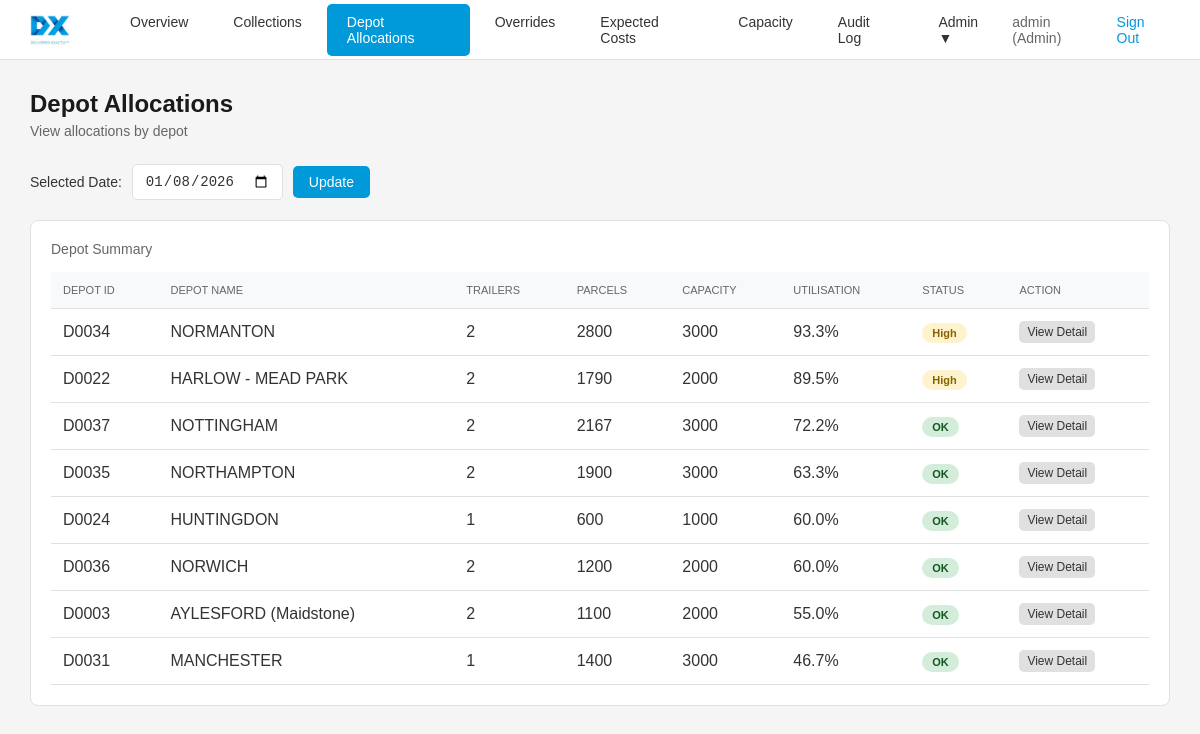
Page /depot-allocations (signed in) on the committed database.
### app/models.py (models this page shows)
class User(Base):
    __tablename__ = "users"
    id = Column(Integer, primary_key=True, index=True)
    username = Column(String(50), unique=True, index=True, nullable=False)
    email = Column(String(100), unique=True, index=True, nullable=False)
    password_hash = Column(String(255), nullable=False)
    role = Column(String(20), nullable=False, default="Viewer")  # Admin, Operator, Viewer
    is_active = Column(Boolean, default=True)
    last_login = Column(DateTime, nullable=True)
    created_at = Column(DateTime, default=datetime.utcnow)

class CPDepotDistance(Base):
    __tablename__ = "cp_depot_distances"
    id = Column(Integer, primary_key=True, index=True)
    cpid = Column(String(20), ForeignKey("collection_points.cpid"), nullable=False)
    depot_id = Column(String(20), ForeignKey("depots.depot_id"), nullable=False)
    distance_miles = Column(Float, nullable=False)
    rank = Column(Integer, nullable=False)

class Depot(Base):
    __tablename__ = "depots"
    id = Column(Integer, primary_key=True, index=True)
    depot_id = Column(String(20), unique=True, index=True, nullable=False)
    name = Column(String(100), nullable=False)
    latitude = Column(Float, nullable=False)
    longitude = Column(Float, nullable=False)
    daily_capacity = Column(Integer, nullable=False, default=10000)
    is_active = Column(Boolean, default=True)

class ManualOverride(Base):
    __tablename__ = "manual_overrides"
    id = Column(Integer, primary_key=True, index=True)
    date = Column(Date, nullable=False, index=True)
    cpid = Column(String(20), ForeignKey("collection_points.cpid"), nullable=False)
    trailer_number = Column(Integer, nullable=False)
    to_depot_id = Column(String(20), ForeignKey("depots.depot_id"), nullable=False)
    created_by = Column(Integer, ForeignKey("users.id"), nullable=False)
    created_at = Column(DateTime, default=datetime.utcnow)

### app/main.py (the view)
@app.get("/depot-allocations")
def depot_allocations_page(
    request: Request,
    db: Session = Depends(get_db),
    date_str: str = Query(None, alias="date"),
    depot_id: str = Query(None, alias="depot")
):
    user = get_current_user_from_cookie(request, db)
    if not user:
        return RedirectResponse(url="/login", status_code=303)
    selected_date = date.today()
    if date_str:
        try:
            selected_date = datetime.strptime(date_str, "%Y-%m-%d").date()
        except ValueError:
            pass
    allocations, _ = get_allocations(db, selected_date)
    capacity_overrides = db.query(CapacityOverride).filter(CapacityOverride.date == selected_date).all()
    capacity_override_map = {co.depot_id: co.override_capacity for co in capacity_overrides}
    depot_data = {}
    for alloc in allocations:
        did = alloc['depot_id']
        if did not in depot_data:
            depot = db.query(Depot).filter(Depot.depot_id == did).first()
            capacity = capacity_override_map.get(did, depot.daily_capacity if depot else 0)
            depot_data[did] = {
                'depot_id': did,
                'name': alloc['depot_name'],
                'capacity': capacity,
                'has_override': did in capacity_override_map,
                'allocated_parcels': 0,
                'trailer_count': 0,
                'allocations': []
            }
        depot_data[did]['allocated_parcels'] += alloc['parcels']
        depot_data[did]['trailer_count'] += 1
        depot_data[did]['allocations'].append(alloc)
    for did in depot_data:
        cap = depot_data[did]['capacity']
        alloc_parcels = depot_data[did]['allocated_parcels']
        depot_data[did]['utilisation'] = (alloc_parcels / cap * 100) if cap > 0 else 0
    depot_summary = sorted(depot_data.values(), key=lambda x: x['utilisation'], reverse=True)
    selected_depot = None
    if depot_id and depot_id in depot_data:
        selected_depot = depot_data[depot_id]
    return templates.TemplateResponse("depot_allocations.html", {
        "request": request,
        "user": user,
        "active_page": "depot-allocations",
        "selected_date": selected_date.strftime("%Y-%m-%d"),
        "depot_summary": depot_summary,
        "selected_depot": selected_depot
    })

### app/templates/depot_allocations.html (shortened to what this page needs)
{% extends "base.html" %}
{% block content %}
<div class="page-header">
    <h2>Depot Allocations</h2>
    <p>View allocations by depot</p>
</div>
<div class="date-selector" style="margin-bottom: 20px;">
    <label for="selected-date">Selected Date:</label>
    <input type="date" id="selected-date" value="{{ selected_date }}">
    <button class="btn btn-primary" onclick="changeDate()">Update</button>
</div>
{% if depot_summary %}
<div class="card">
    <div class="card-header">
        <h3>Depot Summary</h3>
    </div>
    <table>
        <thead>
            <tr>
                <th>Depot ID</th>
                <th>Depot Name</th>
                <th>Trailers</th>
                <th>Parcels</th>
                <th>Capacity</th>
                <th>Utilisation</th>
                <th>Status</th>
                <th>Action</th>
            </tr>
        </thead>
        <tbody>
            {% for depot in depot_summary %}
            <tr style="{% if selected_depot and selected_depot.depot_id == depot.depot_id %}background-color: #e8f4fc;{% endif %}">
                <td>{{ depot.depot_id }}</td>
                <td>{{ depot.name }}</td>
                <td>{{ depot.trailer_count }}</td>
                <td>{{ depot.allocated_parcels }}</td>
                <td>{{ depot.capacity }}</td>
                <td>{{ "%.1f"|format(depot.utilisation) }}%</td>
                <td>
                    {% if depot.utilisation >= 100 %}
                    <span class="badge badge-danger">Over Capacity</span>
                    {% elif depot.utilisation >= 80 %}
                    <span class="badge badge-warning">High</span>
                    {% else %}
                    <span class="badge badge-success">OK</span>
                    {% endif %}
                </td>
                <td>
                    <a href="/depot-allocations?date={{ selected_date }}&depot={{ depot.depot_id }}" class="btn btn-secondary" style="padding: 4px 8px; font-size: 12px;">View Detail</a>
                </td>
            </tr>
            {% endfor %}
        </tbody>
    </table>
</div>
{% else %}
<div class="card">
    <p style="color: #a0a0a0; text-align: center; padding: 40px;">
        No allocations for this date.
    </p>
</div>
{% endif %}
{% endblock %}

### app/templates/base.html (shortened to what this page needs)
<!DOCTYPE html>
<html lang="en">
<head>
    <link rel="stylesheet" href="https://unpkg.com/leaflet@1.9.4/dist/leaflet.css" />
</head>
<body>
    <header class="header">
        <div class="header-left">
            <img src="/static/dx_freight_logo.jpg" alt="DX" class="logo">
            <ul class="nav-menu">
                <li><a href="/dashboard{% if selected_date %}?date={{ selected_date }}{% endif %}" class="{% if active_page == 'dashboard' %}active{% endif %}">Overview</a></li>
                <li><a href="/collections{% if selected_date %}?date={{ selected_date }}{% endif %}" class="{% if active_page == 'collections' %}active{% endif %}">Collections</a></li>
                <li><a href="/depot-allocations{% if selected_date %}?date={{ selected_date }}{% endif %}" class="{% if active_page == 'depot-allocations' %}active{% endif %}">Depot Allocations</a></li>
                <li><a href="/overrides{% if selected_date %}?date={{ selected_date }}{% endif %}" class="{% if active_page == 'overrides' %}active{% endif %}">Overrides</a></li>
                <li><a href="/expected-costs{% if selected_date %}?date={{ selected_date }}{% endif %}" class="{% if active_page == 'expected-costs' %}active{% endif %}">Expected Costs</a></li>
                {% if user.role in ['Admin', 'Operator'] %}
                <li><a href="/capacity-overrides{% if selected_date %}?date={{ selected_date }}{% endif %}" class="{% if active_page == 'capacity-overrides' %}active{% endif %}">Capacity</a></li>
                {% endif %}
                <li><a href="/audit-log" class="{% if active_page == 'audit-log' %}active{% endif %}">Audit Log</a></li>
                {% if user.role == 'Admin' %}
                <li class="admin-menu">
                    <a href="#" class="{% if active_page in ['users', 'setup', 'import-volumes'] %}active{% endif %}">Admin ▼</a>
                </li>
                {% elif user.role == 'Operator' %}
                <li><a href="/import-volumes" class="{% if active_page == 'import-volumes' %}active{% endif %}">Import</a></li>
                {% endif %}
            </ul>
        </div>
        <div class="header-right">
            <span>{{ user.username }} ({{ user.role }})</span>
            <a href="/logout">Sign Out</a>
        </div>
    </header>
    <main class="main-content">
        {% block content %}{% endblock %}
    </main>
</body>
</html>

### app/templates/base.html (style rules this page uses)
* { margin: 0; padding: 0; box-sizing: border-box; }
body { font-family: Arial, sans-serif; background-color: #f5f5f5; color: #333333; min-height: 100vh; }
.header { background-color: #ffffff; border-bottom: 1px solid #e0e0e0; padding: 0 30px; display: flex; align-items: center; justify-content: space-between; height: 60px; position: fixed; top: 0; left: 0; right: 0; z-index: 1000; }
.header-left { display: flex; align-items: center; gap: 40px; }
.logo { height: 40px; }
.nav-menu { display: flex; list-style: none; gap: 5px; }
.nav-menu a { display: block; padding: 10px 20px; color: #333333; text-decoration: none; border-radius: 5px; transition: all 0.3s; font-size: 14px; }
.nav-menu a.active { background-color: #0099da; color: #ffffff; }
.header-right { display: flex; align-items: center; gap: 15px; font-size: 14px; }
.header-right span { color: #666666; }
.header-right a { color: #0099da; text-decoration: none; }
.main-content { margin-top: 60px; padding: 30px; }
.page-header { margin-bottom: 25px; }
.page-header h2 { font-size: 24px; color: #1a1a1a; margin-bottom: 5px; }
.page-header p { color: #666666; font-size: 14px; }
.card { background-color: #ffffff; border-radius: 8px; border: 1px solid #e0e0e0; padding: 20px; margin-bottom: 20px; }
.card-header { display: flex; justify-content: space-between; align-items: center; margin-bottom: 15px; }
.card-header h3 { font-size: 14px; color: #666666; font-weight: normal; }
table { width: 100%; border-collapse: collapse; }
th, td { padding: 12px; text-align: left; border-bottom: 1px solid #e0e0e0; }
th { background-color: #f8f9fa; font-weight: normal; color: #666666; font-size: 11px; text-transform: uppercase; }
.badge { padding: 4px 10px; border-radius: 12px; font-size: 11px; font-weight: bold; }
.badge-success { background-color: #d4edda; color: #155724; }
.badge-warning { background-color: #fff3cd; color: #856404; }
.btn { padding: 8px 16px; border: none; border-radius: 5px; cursor: pointer; font-size: 14px; transition: opacity 0.3s; text-decoration: none; display: inline-block; }
.btn-primary { background-color: #0099da; color: #ffffff; }
.btn-secondary { background-color: #e0e0e0; color: #333333; }
.date-selector { display: flex; align-items: center; gap: 10px; margin-bottom: 20px; }
.date-selector label { font-size: 14px; color: #333333; }
.date-selector input[type="date"] { padding: 8px 12px; border: 1px solid #e0e0e0; border-radius: 5px; background-color: #ffffff; color: #333333; font-size: 14px; }
input, select { padding: 10px; border: 1px solid #e0e0e0; border-radius: 5px; background-color: #ffffff; color: #333333; font-size: 14px; }
.admin-menu { position: relative; display: inline-block; }

### rows in the picture
User: username "admin", role "Admin"
CPDepotDistance: depot_id "D0034"
Depot: name "NORMANTON", capacity "3000"
CPDepotDistance: depot_id "D0022"
Depot: name "HARLOW - MEAD PARK", capacity "2000"
CPDepotDistance: depot_id "D0037"
Depot: name "NOTTINGHAM", capacity "3000"
ManualOverride: depot_id "D0035"
Depot: name "NORTHAMPTON", capacity "3000"
CPDepotDistance: depot_id "D0024"
Depot: name "HUNTINGDON", capacity "1000"
CPDepotDistance: depot_id "D0036"
Depot: name "NORWICH", capacity "2000"
CPDepotDistance: depot_id "D0003"
Depot: name "AYLESFORD (Maidstone)", capacity "2000"
CPDepotDistance: depot_id "D0031"
Depot: name "MANCHESTER", capacity "3000"

### other values in the picture
{{ depot.trailer_count }} "2" "2" "2" "2" "1" "2" "2" "1"
{{ depot.allocated_parcels }} "2800" "1790" "2167" "1900" "600" "1200" "1100" "1400"
{{ "%.1f"|format(depot.utilisation) }} "93.3" "89.5" "72.2" "63.3" "60.0" "60.0" "55.0" "46.7"
